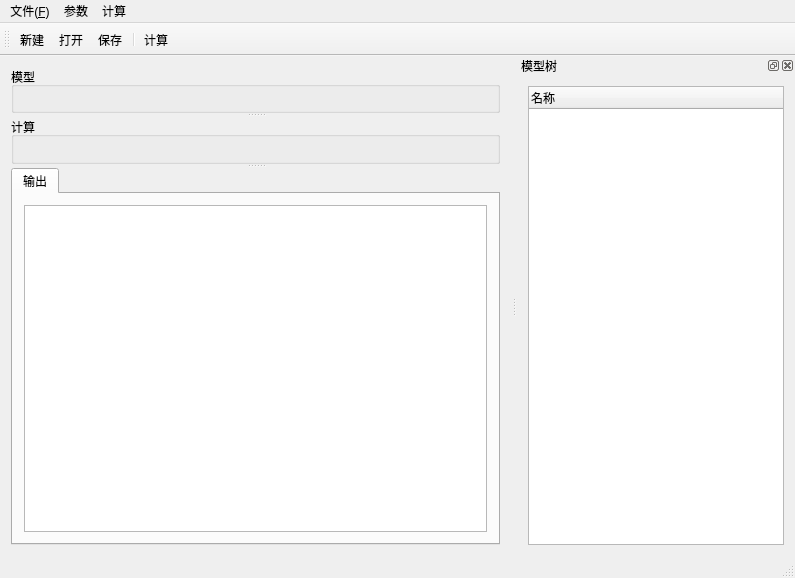
<?xml version="1.0" encoding="UTF-8"?>
<ui version="4.0">
 <class>MainWindow</class>
 <widget class="QMainWindow" name="MainWindow">
  <property name="geometry">
   <rect>
    <x>0</x>
    <y>0</y>
    <width>795</width>
    <height>578</height>
   </rect>
  </property>
  <property name="windowTitle">
   <string>MainWindow</string>
  </property>
  <widget class="QWidget" name="centralWidget">
   <layout class="QGridLayout" name="gridLayout">
    <item row="0" column="0">
     <widget class="QSplitter" name="splitter">
      <property name="orientation">
       <enum>Qt::Vertical</enum>
      </property>
      <widget class="QGroupBox" name="modelGroup">
       <property name="sizePolicy">
        <sizepolicy hsizetype="Preferred" vsizetype="Expanding">
         <horstretch>0</horstretch>
         <verstretch>0</verstretch>
        </sizepolicy>
       </property>
       <property name="title">
        <string>模型</string>
       </property>
      </widget>
      <widget class="QGroupBox" name="calcGroup">
       <property name="sizePolicy">
        <sizepolicy hsizetype="Preferred" vsizetype="Expanding">
         <horstretch>0</horstretch>
         <verstretch>0</verstretch>
        </sizepolicy>
       </property>
       <property name="title">
        <string>计算</string>
       </property>
      </widget>
      <widget class="QTabWidget" name="output">
       <property name="enabled">
        <bool>true</bool>
       </property>
       <property name="sizePolicy">
        <sizepolicy hsizetype="Expanding" vsizetype="Preferred">
         <horstretch>0</horstretch>
         <verstretch>0</verstretch>
        </sizepolicy>
       </property>
       <property name="currentIndex">
        <number>0</number>
       </property>
       <widget class="QWidget" name="tab_3">
        <attribute name="title">
         <string>输出</string>
        </attribute>
        <layout class="QGridLayout" name="gridLayout_3">
         <item row="1" column="0">
          <widget class="QTextEdit" name="textEdit">
           <property name="sizePolicy">
            <sizepolicy hsizetype="Expanding" vsizetype="Preferred">
             <horstretch>0</horstretch>
             <verstretch>0</verstretch>
            </sizepolicy>
           </property>
          </widget>
         </item>
        </layout>
       </widget>
      </widget>
     </widget>
    </item>
   </layout>
  </widget>
  <widget class="QMenuBar" name="menuBar">
   <property name="geometry">
    <rect>
     <x>0</x>
     <y>0</y>
     <width>795</width>
     <height>23</height>
    </rect>
   </property>
   <widget class="QMenu" name="menuaa">
    <property name="title">
     <string>文件(&amp;F)</string>
    </property>
    <addaction name="actionNew"/>
    <addaction name="action_O"/>
    <addaction name="action_S"/>
    <addaction name="action"/>
    <addaction name="separator"/>
    <addaction name="action_Q"/>
   </widget>
   <widget class="QMenu" name="menu">
    <property name="title">
     <string>参数</string>
    </property>
    <addaction name="action_3"/>
    <addaction name="action_4"/>
    <addaction name="action_5"/>
   </widget>
   <widget class="QMenu" name="menu_2">
    <property name="title">
     <string>计算</string>
    </property>
    <addaction name="action_6"/>
   </widget>
   <addaction name="menuaa"/>
   <addaction name="menu"/>
   <addaction name="menu_2"/>
  </widget>
  <widget class="QToolBar" name="mainToolBar">
   <attribute name="toolBarArea">
    <enum>TopToolBarArea</enum>
   </attribute>
   <attribute name="toolBarBreak">
    <bool>false</bool>
   </attribute>
   <addaction name="actionNew"/>
   <addaction name="action_O"/>
   <addaction name="action_S"/>
   <addaction name="separator"/>
   <addaction name="action_6"/>
  </widget>
  <widget class="QStatusBar" name="statusBar"/>
  <widget class="QDockWidget" name="dockWidget_4">
   <property name="windowTitle">
    <string>模型树</string>
   </property>
   <attribute name="dockWidgetArea">
    <number>2</number>
   </attribute>
   <widget class="QWidget" name="dockWidgetContents_4">
    <layout class="QVBoxLayout" name="verticalLayout">
     <item>
      <widget class="QTreeWidget" name="treeWidget">
       <property name="sizePolicy">
        <sizepolicy hsizetype="Preferred" vsizetype="Preferred">
         <horstretch>0</horstretch>
         <verstretch>4</verstretch>
        </sizepolicy>
       </property>
       <column>
        <property name="text">
         <string notr="true">名称</string>
        </property>
       </column>
      </widget>
     </item>
    </layout>
   </widget>
  </widget>
  <action name="actionNew">
   <property name="icon">
    <iconset>
     <normalon>:/images/new.png</normalon>
    </iconset>
   </property>
   <property name="text">
    <string>新建</string>
   </property>
   <property name="shortcut">
    <string>Ctrl+N</string>
   </property>
  </action>
  <action name="action_O">
   <property name="icon">
    <iconset>
     <normalon>:/images/open.png</normalon>
    </iconset>
   </property>
   <property name="text">
    <string>打开</string>
   </property>
   <property name="shortcut">
    <string>Ctrl+O</string>
   </property>
  </action>
  <action name="action_S">
   <property name="icon">
    <iconset>
     <normalon>:/images/save.png</normalon>
    </iconset>
   </property>
   <property name="text">
    <string>保存</string>
   </property>
   <property name="shortcut">
    <string>Ctrl+S</string>
   </property>
  </action>
  <action name="action">
   <property name="text">
    <string>另存为</string>
   </property>
  </action>
  <action name="action_Q">
   <property name="text">
    <string>退出(&amp;Q)</string>
   </property>
   <property name="shortcut">
    <string>Ctrl+Q</string>
   </property>
  </action>
  <action name="action_3">
   <property name="text">
    <string>列车参数</string>
   </property>
  </action>
  <action name="action_4">
   <property name="text">
    <string>线路参数</string>
   </property>
  </action>
  <action name="action_5">
   <property name="text">
    <string>函数输入
</string>
   </property>
  </action>
  <action name="action_6">
   <property name="icon">
    <iconset resource="framelesswindow.qrc">
     <normaloff>:/images/play.png</normaloff>:/images/play.png</iconset>
   </property>
   <property name="text">
    <string>计算</string>
   </property>
   <property name="shortcut">
    <string>Ctrl+R</string>
   </property>
  </action>
 </widget>
 <layoutdefault spacing="6" margin="11"/>
 <resources>
  <include location="framelesswindow.qrc"/>
 </resources>
 <connections/>
</ui>
